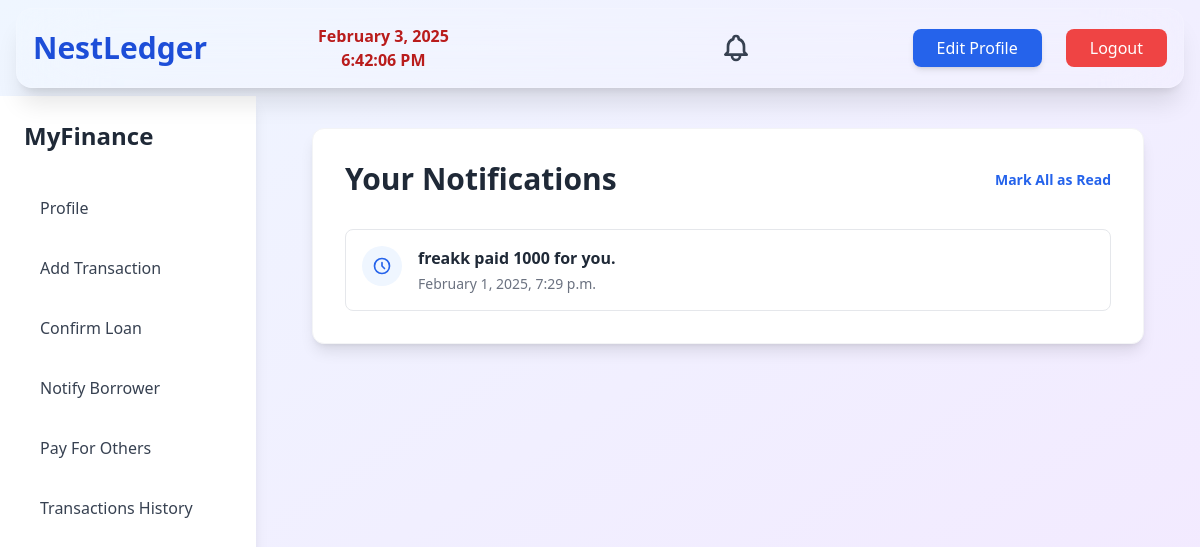
The app's page /notifications/ (signed in) with its own data.
### ledger/models.py (models this page shows, shortened)
class Notification(models.Model):
    user = models.ForeignKey(User, related_name="notifications", on_delete=models.CASCADE)
    message = models.TextField()
    timestamp = models.DateTimeField(auto_now_add=True)
    is_read = models.BooleanField(default=False)

### ledger/views.py (the view)
# urls.py: path('notifications/', views.view_notifications, name='view_notifications'),
@login_required
def view_notifications(request):
    notifications = request.user.notifications.order_by('-timestamp')
    return render(request, 'ledger/notifications.html', {'notifications': notifications})

### ledger/templates/ledger/notifications.html (shortened to what this page needs)
{% extends "ledger/layout.html" %}
{% load static %}
{% block head %}
<link rel="stylesheet" href="{% static 'ledger/styles.css' %}">
{% endblock %}
{% block navbar %}
<nav class="backdrop-blur-2xl bg-white/10 shadow-xl border border-white/10 p-4 h-20 flex justify-between items-center rounded-2xl mx-4 my-2 sticky top-0 z-50">
  <div class="flex items-center space-x-4">
      <a href="{% url 'profile' %}"><h1 class="text-3xl font-extrabold text-blue-700">NestLedger</h1></a>
  </div>
  <div class="flex flex-col items-center flex-1">
      <span id="current-date" class="text-red-700 font-semibold"></span>
      <span id="current-time" class="text-red-700 font-semibold"></span>
  </div>
  <div class="flex flex-col items-center flex-1">
    <a href="{% url 'view_notifications' %}"
       class="relative flex items-center justify-center p-2 text-gray-700 hover:text-blue-600 transition-colors duration-300"
       aria-label="View Notifications">
    </a>
</div>
  <ul class="hidden md:flex space-x-6" id="mobile-menu">
    <li><a href="{% url 'edit_profile' %}" class="bg-blue-600 hover:bg-blue-700 text-white px-6 py-2 rounded-lg shadow-md transition duration-300">Edit Profile</a></li>
    <li>
        <div class="text-center">
            <a href="{% url 'logout' %}" class="bg-red-500 text-white px-6 py-2 rounded-lg hover:bg-red-600 transition duration-300">Logout</a>
        </div>
    </li>
</ul>
</nav>
{% endblock %}
{% block content %}
<div class="flex min-h-screen">
<div class="bg-white w-64 p-6 shadow-lg">
    <div class="text-2xl font-bold text-gray-800 mb-8">MyFinance</div>
    <nav class="space-y-3">
        <a href="{% url 'profile' %}"
           class="block py-3 px-4 rounded-lg {% if request.path == '/profile/' %}bg-blue-50 text-blue-600 font-semibold{% else %}text-gray-700 hover:bg-gray-100{% endif %}">
           Profile
        </a>
        <a href="{% url 'transaction' %}"
           class="block py-3 px-4 rounded-lg {% if request.path == '/transaction/' %}bg-blue-50 text-blue-600 font-semibold{% else %}text-gray-700 hover:bg-gray-100{% endif %}">
           Add Transaction
        </a>
        <a href="{% url 'confirm_loan' %}"
           class="block py-3 px-4 rounded-lg {% if request.path == '/confirm_loan/' %}bg-blue-50 text-blue-600 font-semibold{% else %}text-gray-700 hover:bg-gray-100{% endif %}">
           Confirm Loan
        </a>
        <a href="{% url 'send_confirmation' %}"
           class="block py-3 px-4 rounded-lg {% if request.path == '/send_confirmation/' %}bg-blue-50 text-blue-600 font-semibold{% else %}text-gray-700 hover:bg-gray-100{% endif %}">
           Notify Borrower
        </a>
        <a href="{% url 'pay_for_others' %}"
           class="block py-3 px-4 rounded-lg {% if request.path == '/pay_for_others/' %}bg-blue-50 text-blue-600 font-semibold{% else %}text-gray-700 hover:bg-gray-100{% endif %}">
           Pay For Others
        </a>
        <a href="{% url 'transactions_list' %}"
           class="block py-3 px-4 rounded-lg {% if request.path == '/transactions_list/' %}bg-blue-50 text-blue-600 font-semibold{% else %}text-gray-700 hover:bg-gray-100{% endif %}">
           Transactions History
        </a>
    </nav>
</div>
<div class="container mx-auto p-8 max-w-4xl">
    <div class="bg-white rounded-xl shadow-lg border border-gray-100 p-8">
        <div class="flex items-center justify-between mb-8">
            <h1 class="text-3xl font-bold text-gray-800">Your Notifications</h1>
            <form method="POST" action="{% url 'mark_read' %}">
                <button type="submit" class="text-sm font-semibold text-blue-600 hover:text-blue-700">
                    Mark All as Read
                </button>
            </form>
        </div>
<ul class="space-y-4">
    {% for notification in notifications %}
        <li class="group flex items-start p-4 rounded-lg hover:bg-gray-50 transition-colors border border-gray-200 notification-item"
            data-notification-id="{{ notification.id }}"
            id="notification-{{ notification.id }}">
            <div class="flex-shrink-0 w-10 h-10 bg-blue-50 rounded-full flex items-center justify-center mr-4">
                <svg class="w-5 h-5 text-blue-600" fill="none" stroke="currentColor" viewBox="0 0 24 24">
                    <path stroke-linecap="round" stroke-linejoin="round" stroke-width="2" d="M12 8v4l3 3m6-3a9 9 0 11-18 0 9 9 0 0118 0z"/>
                </svg>
            </div>
            <div class="flex-1">
                <p class="text-gray-800 {% if not notification.is_read %}font-bold {% endif %}">
                    <a href="{% url 'mark_as_read' notification.id %}"> {{ notification.message }} </a>
                </p>
                <p class="text-sm text-gray-500 mt-1">
                    {{ notification.timestamp|date:"F j, Y, g:i a" }}
                </p>
            </div>
        </li>
    {% endfor %}
</ul>
    </div>
</div>
{% endblock %}

### records on screen
Notification: message "freakk paid 1000 for you.", timestamp "February 1, 2025, 7:29 p.m."
